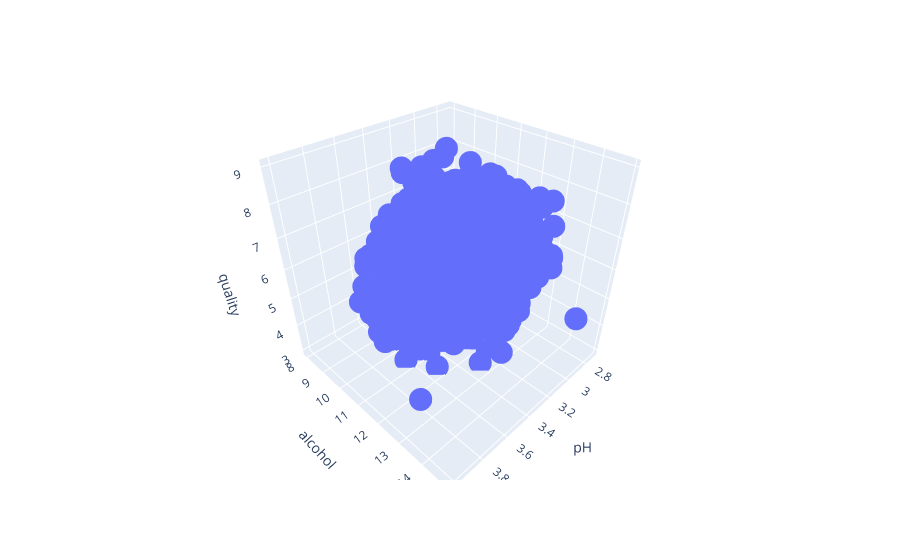

The code cell stored with this chart in its notebook:
### Code cell
fig=px.scatter_3d(data_frame=df,x='pH',y='alcohol',z='quality')
fig.show()

### Figure 1 — Plotly figure (JSON) as saved in the notebook; plotly's stock layout.template omitted (floating-point values rounded to 4 significant figures; data arrays with more than 128 entries replaced by an {"elided": "..."} marker saying what was removed)
{"data": [{"hovertemplate": "pH=%{x}<br>alcohol=%{y}<br>quality=%{z}<extra></extra>", "legendgroup": "", "marker": {"color": "#636efa", "symbol": "circle"}, "mode": "markers", "name": "", "scene": "scene", "showlegend": false, "type": "scatter3d", "x": {"elided": "6497 float values"}, "y": {"elided": "6497 float values"}, "z": {"elided": "6497 int values"}}], "layout": {"legend": {"tracegroupgap": 0}, "margin": {"t": 60}, "scene": {"domain": {"x": [0, 1], "y": [0, 1]}, "xaxis": {"title": {"text": "pH"}}, "yaxis": {"title": {"text": "alcohol"}}, "zaxis": {"title": {"text": "quality"}}}}}
